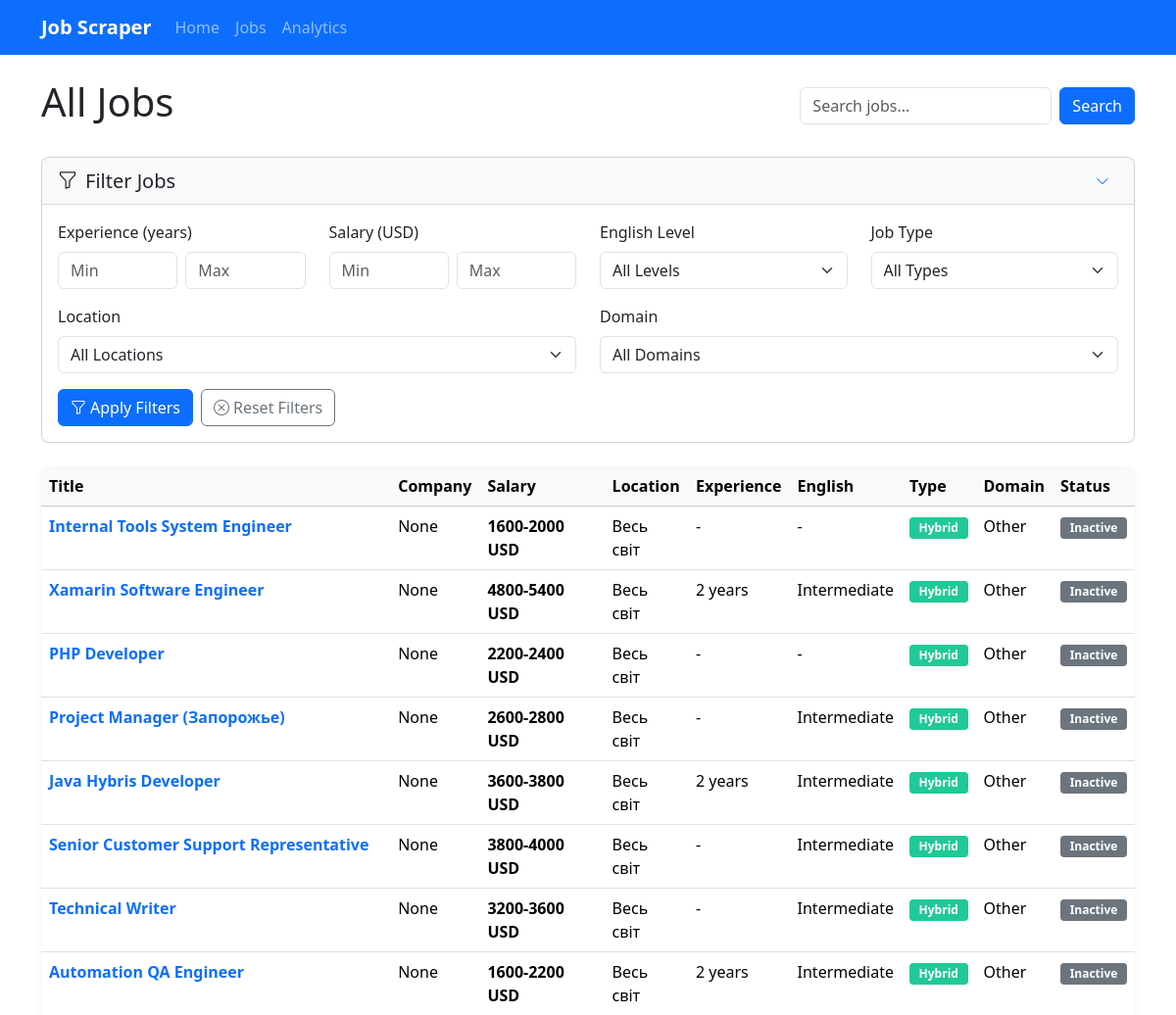
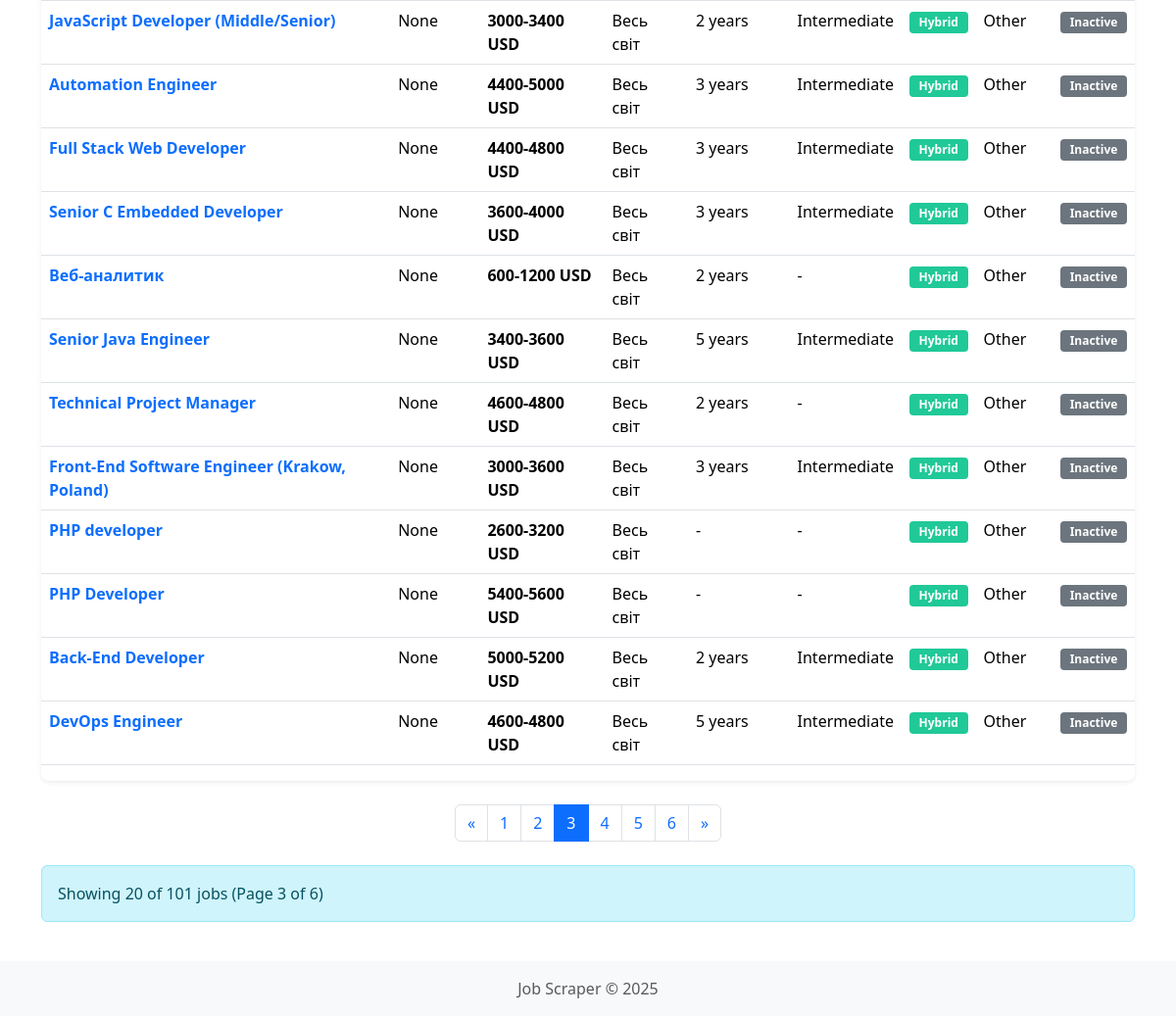
The page /jobs?query=&page=3&experience_min=&experience_max=&salary_min=&salary_max=&english_level=&location=&job_type=&domain= on the database its author committed (2 pictures, top to bottom).
### database/models.py (models this page shows)
class Job(Base):
    __tablename__ = 'jobs'
    id = Column(Integer, primary_key=True)
    job_id = Column(String(50), unique=True)
    title = Column(String(255))
    title_en = Column(String(255))
    company_name = Column(String(255))
    company_name_en = Column(String(255))
    salary_min = Column(Float, nullable=True)
    salary_max = Column(Float, nullable=True)
    currency = Column(String(3), default='USD')
    description = Column(Text)
    description_en = Column(Text)
    location = Column(String(255))
    location_en = Column(String(255))
    experience_years = Column(Integer, nullable=True)
    english_level = Column(String(50), nullable=True)
    job_type = Column(String(50))  # Remote, Office, Hybrid
    employment_type = Column(String(50))  # Full-time, Part-time, Contract
    category = Column(String(100))
    category_en = Column(String(100))
    domain = Column(String(100), nullable=True)
    domain_en = Column(String(100), nullable=True)
    url = Column(String(255))
    posted_date = Column(DateTime, nullable=True)
    created_at = Column(DateTime, server_default=func.now())
    updated_at = Column(DateTime, server_default=func.now(), onupdate=func.now())
    is_active = Column(Boolean, default=True)
    def to_dict(self):
        return {
            'id': self.id,
            'job_id': self.job_id,
            'title': self.title_en or self.title,
            'company_name': self.company_name_en or self.company_name,
            'salary_min': self.salary_min,
            'salary_max': self.salary_max,
            'currency': self.currency,
            'description': self.description_en or self.description,
            'location': self.location_en or self.location,
            'experience_years': self.experience_years,
            'english_level': self.english_level,
            'job_type': self.job_type,
            'employment_type': self.employment_type,
            'category': self.category_en or self.category,
            'domain': self.domain_en or self.domain,
            'url': self.url,
            'posted_date': self.posted_date.isoformat() if self.posted_date else None,
            'created_at': self.created_at.isoformat() if self.created_at else None,
            'updated_at': self.updated_at.isoformat() if self.updated_at else None,
            'is_active': self.is_active
        }

### web/routes.py (the view)
    @web_bp.route('/jobs', methods=['GET'])
    def jobs():
        page = request.args.get('page', 1, type=int)
        per_page = request.args.get('per_page', 20, type=int)
        query = request.args.get('query', '')
        experience_min = request.args.get('experience_min', '', type=str)
        experience_max = request.args.get('experience_max', '', type=str)
        salary_min = request.args.get('salary_min', '', type=str)
        salary_max = request.args.get('salary_max', '', type=str)
        english_level = request.args.get('english_level', '')
        location = request.args.get('location', '')
        job_type = request.args.get('job_type', '')
        domain = request.args.get('domain', '')
        if query:
            all_jobs = db.search_jobs(query)
        else:
            all_jobs = db.get_all_jobs()
        filtered_jobs = []
        for job in all_jobs:
            if experience_min and (not job.get('experience_years') or job['experience_years'] < int(experience_min)):
                continue
            if experience_max and (not job.get('experience_years') or job['experience_years'] > int(experience_max)):
                continue
            if salary_min and (not job.get('salary_min') or job['salary_min'] < float(salary_min)):
                continue
            if salary_max and (not job.get('salary_max') or job['salary_max'] > float(salary_max)):
                continue
            if english_level and job.get('english_level') != english_level:
                continue
            if location and (not job.get('location') or location.lower() not in job['location'].lower()):
                continue
            if job_type and job.get('job_type') != job_type:
                continue
            if domain and job.get('domain') != domain:
                continue
            filtered_jobs.append(job)
        filter_metadata = {
            'english_levels': sorted(list(set(job.get('english_level') for job in all_jobs if job.get('english_level')))),
            'locations': sorted(list(set(job.get('location') for job in all_jobs if job.get('location')))),
            'job_types': sorted(list(set(job.get('job_type') for job in all_jobs if job.get('job_type')))),
            'domains': sorted(list(set(job.get('domain') for job in all_jobs if job.get('domain')))),
        }
        total_jobs = len(filtered_jobs)
        total_pages = (total_jobs + per_page - 1) // per_page
        start_index = (page - 1) * per_page
        end_index = min(start_index + per_page, total_jobs)
        paginated_jobs = filtered_jobs[start_index:end_index]
        return render_template(
            'jobs.html',
            jobs=paginated_jobs,
            query=query,
            page=page,
            per_page=per_page,
            total_jobs=total_jobs,
            total_pages=total_pages,
            experience_min=experience_min,
            experience_max=experience_max,
            salary_min=salary_min,
            salary_max=salary_max,
            english_level=english_level,
            location=location,
            job_type=job_type,
            domain=domain,
            filter_metadata=filter_metadata
        )

### app.py (called while the page is built)
        @self.app.context_processor
        def inject_now():
            return {'now': datetime.datetime.now()}

### database/db.py (called while the page is built)
    def get_session(self):
        return self.Session()

    def get_all_jobs(self):
        session = self.get_session()
        try:
            jobs = session.query(Job).all()
            return [job.to_dict() for job in jobs]
        finally:
            session.close()

### web/templates/jobs.html (shortened to what this page needs)
{% extends 'base.html' %}
{% block content %}
<div class="d-flex justify-content-between align-items-center mb-4">
    <h1>{% if query %}Search Results for "{{ query }}"{% else %}All Jobs{% endif %}</h1>
    <form method="GET" action="{{ url_for('web.jobs') }}" class="d-flex">
        <input type="text" name="query" class="form-control me-2" placeholder="Search jobs..." value="{{ query }}">
        <button type="submit" class="btn btn-primary">Search</button>
    </form>
</div>
<div class="card filter-card mb-4">
    <div class="card-header">
        <h5 class="mb-0 d-flex justify-content-between align-items-center">
            <span>
                <i class="bi bi-funnel me-2"></i>Filter Jobs
            </span>
            <button class="btn btn-sm btn-link text-decoration-none" type="button" data-bs-toggle="collapse" data-bs-target="#filterCollapse" aria-expanded="false" aria-controls="filterCollapse">
                <i class="bi bi-chevron-down"></i>
            </button>
        </h5>
    </div>
    <div class="collapse show" id="filterCollapse">
        <div class="card-body">
            <form method="GET" action="{{ url_for('web.jobs') }}" id="filter-form">
                <div class="row">
                    <div class="col-md-6 col-lg-3 mb-3">
                        <label class="form-label">Experience (years)</label>
                        <div class="d-flex">
                            <input type="number" class="form-control me-2" name="experience_min" placeholder="Min" value="{{ experience_min }}" min="0">
                            <input type="number" class="form-control" name="experience_max" placeholder="Max" value="{{ experience_max }}" min="0">
                        </div>
                    </div>
                    <div class="col-md-6 col-lg-3 mb-3">
                        <label class="form-label">Salary (USD)</label>
                        <div class="d-flex">
                            <input type="number" class="form-control me-2" name="salary_min" placeholder="Min" value="{{ salary_min }}" min="0">
                            <input type="number" class="form-control" name="salary_max" placeholder="Max" value="{{ salary_max }}" min="0">
                        </div>
                    </div>
                    <div class="col-md-6 col-lg-3 mb-3">
                        <label class="form-label">English Level</label>
                        <select class="form-select" name="english_level">
                            <option value="" {% if not english_level %}selected{% endif %}>All Levels</option>
                        </select>
                    </div>
                    <div class="col-md-6 col-lg-3 mb-3">
                        <label class="form-label">Job Type</label>
                        <select class="form-select" name="job_type">
                            <option value="" {% if not job_type %}selected{% endif %}>All Types</option>
                        </select>
                    </div>
                    <div class="col-md-6 mb-3">
                        <label class="form-label">Location</label>
                        <select class="form-select" name="location">
                            <option value="" {% if not location %}selected{% endif %}>All Locations</option>
                        </select>
                    </div>
                    <div class="col-md-6 mb-3">
                        <label class="form-label">Domain</label>
                        <select class="form-select" name="domain">
                            <option value="" {% if not domain %}selected{% endif %}>All Domains</option>
                        </select>
                    </div>
                </div>
                <div class="d-flex gap-2">
                    <button type="submit" class="btn btn-primary">
                        <i class="bi bi-funnel me-1"></i>Apply Filters
                    </button>
                    <a href="{{ url_for('web.jobs', query=query) }}" class="btn btn-outline-secondary">
                        <i class="bi bi-x-circle me-1"></i>Reset Filters
                    </a>
                </div>
            </form>
        </div>
    </div>
</div>
{% if jobs %}
    <div class="table-responsive">
        <table class="table table-hover">
            <thead class="table-light">
                <tr>
                    <th>Title</th>
                    <th>Company</th>
                    <th>Salary</th>
                    <th>Location</th>
                    <th>Experience</th>
                    <th>English</th>
                    <th>Type</th>
                    <th>Domain</th>
                    <th>Status</th>
                </tr>
            </thead>
            <tbody>
                {% for job in jobs %}
                <tr class="job-row" data-job-id="{{ job.job_id }}">
                    <td>
                        <a href="{{ job.url }}" target="_blank" class="fw-bold text-decoration-none">
                            {{ job.title }}
                        </a>
                    </td>
                    <td>{{ job.company_name }}</td>
                    <td class="salary">
                        {% if job.salary_min or job.salary_max %}
                            {% if job.salary_min and job.salary_max %}
                                {{ job.salary_min|int }}-{{ job.salary_max|int }} {{ job.currency }}
                            {% elif job.salary_min %}
                                from {{ job.salary_min|int }} {{ job.currency }}
                            {% elif job.salary_max %}
                                up to {{ job.salary_max|int }} {{ job.currency }}
                            {% endif %}
                        {% else %}
                            -
                        {% endif %}
                    </td>
                    <td>{{ job.location }}</td>
                    <td>
                        {% if job.experience_years %}
                            {{ job.experience_years }} year{% if job.experience_years != 1 %}s{% endif %}
                        {% else %}
                            -
                        {% endif %}
                    </td>
                    <td>{{ job.english_level or '-' }}</td>
                    <td>
                        {% if job.job_type == 'Remote' %}
                            <span class="badge badge-remote">Remote</span>
                        {% elif job.job_type == 'Office' %}
                            <span class="badge badge-office">Office</span>
                        {% else %}
                            <span class="badge badge-hybrid">Hybrid</span>
                        {% endif %}
                    </td>
                    <td>{{ job.domain }}</td>
                    <td>
                        {% if job.is_active %}
                            <span class="badge bg-success">Active</span>
                        {% else %}
                            <span class="badge bg-secondary">Inactive</span>
                        {% endif %}
                    </td>
                </tr>
                {% endfor %}
            </tbody>
        </table>
    </div>
    {% if total_pages > 1 %}
    <nav aria-label="Job pagination" class="my-4">
        <ul class="pagination justify-content-center">
            <li class="page-item {% if page == 1 %}disabled{% endif %}">
                <a class="page-link" href="{{ url_for('web.jobs', query=query, page=page-1, experience_min=experience_min, experience_max=experience_max, salary_min=salary_min, salary_max=salary_max, english_level=english_level, location=location, job_type=job_type, domain=domain) }}" aria-label="Previous">
                    <span aria-hidden="true">&laquo;</span>
                </a>
            </li>
            {% set start_page = [1, page - 2]|max %}
            {% set end_page = [total_pages, page + 2]|min %}
            {% for p in range(start_page, end_page + 1) %}
                <li class="page-item {% if p == page %}active{% endif %}">
                    <a class="page-link" href="{{ url_for('web.jobs', query=query, page=p, experience_min=experience_min, experience_max=experience_max, salary_min=salary_min, salary_max=salary_max, english_level=english_level, location=location, job_type=job_type, domain=domain) }}">{{ p }}</a>
                </li>
            {% endfor %}
            {% if end_page < total_pages %}
                <li class="page-item">
                    <a class="page-link" href="{{ url_for('web.jobs', query=query, page=total_pages, experience_min=experience_min, experience_max=experience_max, salary_min=salary_min, salary_max=salary_max, english_level=english_level, location=location, job_type=job_type, domain=domain) }}">{{ total_pages }}</a>
                </li>
            {% endif %}
            <li class="page-item {% if page == total_pages %}disabled{% endif %}">
                <a class="page-link" href="{{ url_for('web.jobs', query=query, page=page+1, experience_min=experience_min, experience_max=experience_max, salary_min=salary_min, salary_max=salary_max, english_level=english_level, location=location, job_type=job_type, domain=domain) }}" aria-label="Next">
                    <span aria-hidden="true">&raquo;</span>
                </a>
            </li>
        </ul>
    </nav>
    {% endif %}
    <div class="alert alert-info">
        <p class="mb-0">
            Showing {{ jobs|length }} of {{ total_jobs }} job{% if total_jobs != 1 %}s{% endif %}
            (Page {{ page }} of {{ total_pages }})
        </p>
    </div>
{% endif %}
{% endblock %}

### static/css/styles.css (style rules this page uses)
body { display: flex; flex-direction: column; min-height: 100vh; }
.table-responsive { border-radius: 0.5rem; overflow: hidden; box-shadow: 0 0.125rem 0.25rem rgba(0, 0, 0, 0.075); }
.table thead { position: sticky; top: 0; z-index: 1; }
.job-row { cursor: pointer; }
.card { border-radius: 0.5rem; overflow: hidden; }
.card-header { border-radius: 0 !important; }
.badge { padding: 0.4em 0.8em; border-radius: 0.25rem; }
.badge-hybrid { background-color: #20c997; color: white; }

### web/templates/jobs.html (style rules this page uses)
.salary { font-weight: bold; color: #28a745; }
.badge-hybrid { background-color: #20c997; color: white; }
.filter-card { margin-bottom: 1.5rem; border-radius: 0.5rem; transition: box-shadow 0.3s ease; }
.filter-card .card-header { background-color: #f8f9fa; border-bottom: 1px solid rgba(0,0,0,0.125); }

### rows shown on the page
Job: title "Internal Tools System Engineer", company_name "None", salary_min "1600", salary_max "2000", currency "USD", location "Весь світ", english_level "-", job_type "Hybrid", domain "Other"
Job: title "Xamarin Software Engineer", company_name "None", salary_min "4800", salary_max "5400", currency "USD", location "Весь світ", experience_years "2", english_level "Intermediate", job_type "Hybrid", domain "Other"
Job: title "PHP Developer", company_name "None", salary_min "2200", salary_max "2400", currency "USD", location "Весь світ", english_level "-", job_type "Hybrid", domain "Other"
Job: title "Project Manager (Запорожье)", company_name "None", salary_min "2600", salary_max "2800", currency "USD", location "Весь світ", english_level "Intermediate", job_type "Hybrid", domain "Other"
Job: title "Java Hybris Developer", company_name "None", salary_min "3600", salary_max "3800", currency "USD", location "Весь світ", experience_years "2", english_level "Intermediate", job_type "Hybrid", domain "Other"
Job: title "Senior Сustomer Support Representative", company_name "None", salary_min "3800", salary_max "4000", currency "USD", location "Весь світ", english_level "Intermediate", job_type "Hybrid", domain "Other"
Job: title "Technical Writer", company_name "None", salary_min "3200", salary_max "3600", currency "USD", location "Весь світ", english_level "Intermediate", job_type "Hybrid", domain "Other"
Job: title "Automation QA Engineer", company_name "None", salary_min "1600", salary_max "2200", currency "USD", location "Весь світ", experience_years "2", english_level "Intermediate", job_type "Hybrid", domain "Other"
Job: title "JavaScript Developer (Middle/Senior)", company_name "None", salary_min "3000", salary_max "3400", currency "USD", location "Весь світ", experience_years "2", english_level "Intermediate", job_type "Hybrid", domain "Other"
Job: title "Automation Engineer", company_name "None", salary_min "4400", salary_max "5000", currency "USD", location "Весь світ", experience_years "3", english_level "Intermediate", job_type "Hybrid", domain "Other"
Job: title "Full Stack Web Developer", company_name "None", salary_min "4400", salary_max "4800", currency "USD", location "Весь світ", experience_years "3", english_level "Intermediate", job_type "Hybrid", domain "Other"
Job: title "Senior C Embedded Developer", company_name "None", salary_min "3600", salary_max "4000", currency "USD", location "Весь світ", experience_years "3", english_level "Intermediate", job_type "Hybrid", domain "Other"
Job: title "Веб-аналитик", company_name "None", salary_min "600", salary_max "1200", currency "USD", location "Весь світ", experience_years "2", english_level "-", job_type "Hybrid", domain "Other"
Job: title "Senior Java Engineer", company_name "None", salary_min "3400", salary_max "3600", currency "USD", location "Весь світ", experience_years "5", english_level "Intermediate", job_type "Hybrid", domain "Other"
Job: title "Technical Project Manager", company_name "None", salary_min "4600", salary_max "4800", currency "USD", location "Весь світ", experience_years "2", english_level "-", job_type "Hybrid", domain "Other"
Job: title "Front-End Software Engineer (Krakow, Poland)", company_name "None", salary_min "3000", salary_max "3600", currency "USD", location "Весь світ", experience_years "3", english_level "Intermediate", job_type "Hybrid", domain "Other"
Job: title "PHP developer", company_name "None", salary_min "2600", salary_max "3200", currency "USD", location "Весь світ", english_level "-", job_type "Hybrid", domain "Other"
Job: title "PHP Developer", company_name "None", salary_min "5400", salary_max "5600", currency "USD", location "Весь світ", english_level "-", job_type "Hybrid", domain "Other"
Job: title "Back-End Developer", company_name "None", salary_min "5000", salary_max "5200", currency "USD", location "Весь світ", experience_years "2", english_level "Intermediate", job_type "Hybrid", domain "Other"
Job: title "DevOps Engineer", company_name "None", salary_min "4600", salary_max "4800", currency "USD", location "Весь світ", experience_years "5", english_level "Intermediate", job_type "Hybrid", domain "Other"

### other values the page prints
{{ p }} "1" "2" "3" "4" "5"
{{ total_pages }} "6"
{{ jobs|length }} "20"
{{ total_jobs }} "101"
{{ page }} "3"
